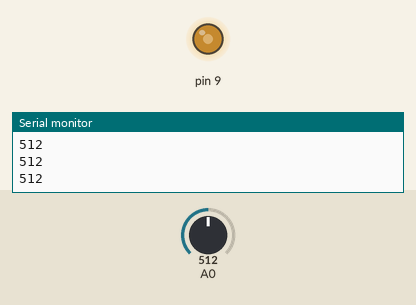
Recording of a sketch running on a simulated Arduino Uno, built with avr-gcc and run on an emulated ATmega328P. Parts: output pins drawn as LEDs (lit = HIGH), the last lines printed to the serial monitor. The inputs (shaded band) are chosen by the test bench; at power-on: A0 = 512.

Above: at 1.2 s.
1.3 s: A0 set to 716
At 2.5 s:
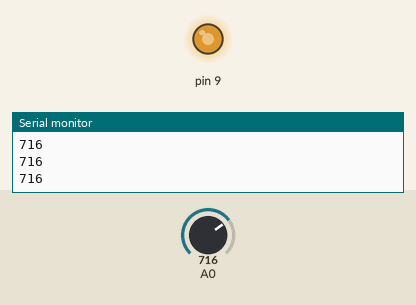
2.8 s: A0 set to 900
At 3.9 s:
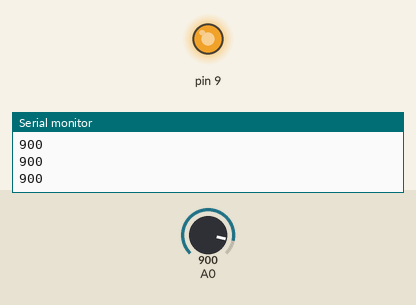
4.3 s: A0 set to 122
At 4.9 s:
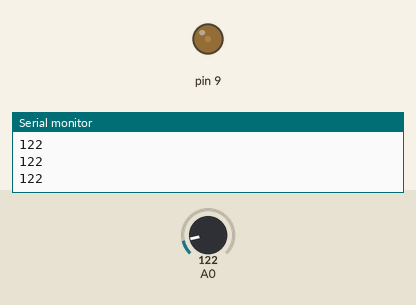
5.8 s: A0 set to 0
At 6.1 s:
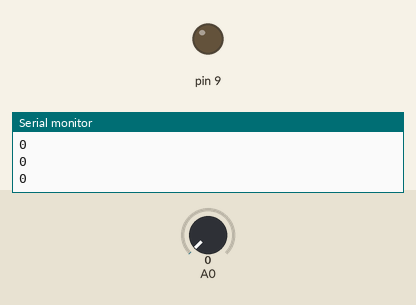
7.3 s: A0 set to 511
At 8.4 s:
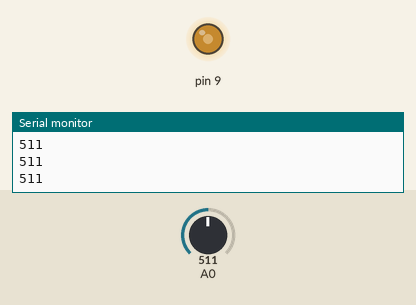
Timing chart, 0 to 9.8 s (numbered marks = the images above; inputs shaded):
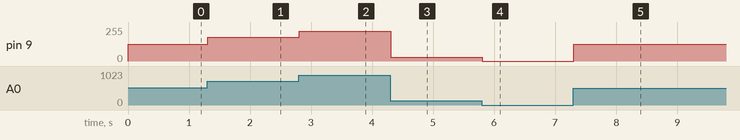

Measured:
- after the input at 1.3 s, pin 9: 127/255 → 178/255 at once
- after the input at 2.8 s, pin 9: 178/255 → 224/255 at once
- after the input at 4.3 s, pin 9: 224/255 → 30/255 at once
- after the input at 5.8 s, pin 9: 30/255 → 0/255 at once
- after the input at 7.3 s, pin 9: 0/255 → 127/255 at once

The sketch:

citire_analogica_aprindere_led.ino
```cpp
void setup() {
  // put your setup code here, to run once:
  Serial.begin(9600);
  pinMode(9, OUTPUT);
}

void loop() {
  // put your main code here, to run repeatedly:
  int val = analogRead(A0);
  Serial.println(val);
  int ledVal = map(val, 0 , 1023, 0, 255);

  analogWrite(9, ledVal);
}
```
